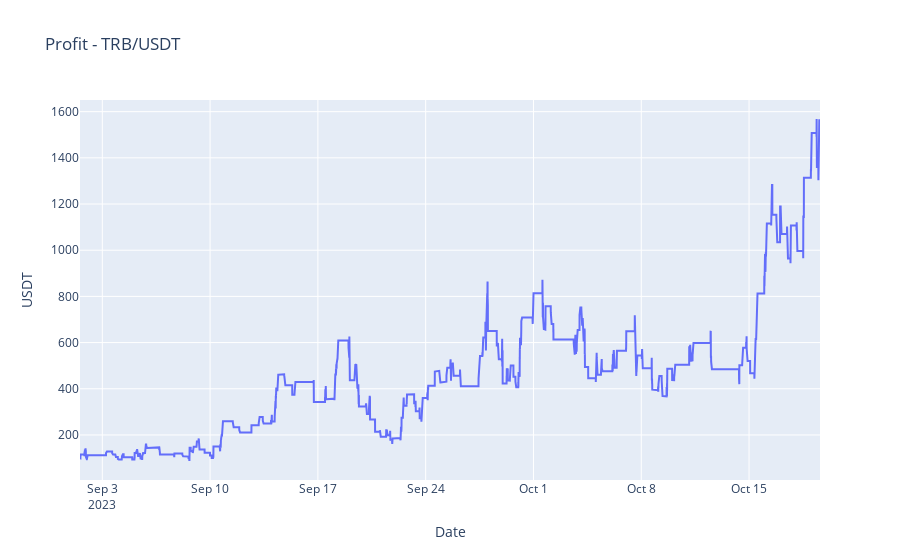

Write notebook code for a chart like this one.
### Code cell
import plotly.graph_objects as go

fig = go.Figure(data=[go.Scatter(x=stats['_equity_curve'].index, y=stats['_equity_curve']['Equity'])])
fig.update_layout(title='Profit - TRB/USDT', yaxis_title='USDT', xaxis_title='Date')
fig.show()

### Figure 1 — Plotly figure (JSON) as saved in the notebook; plotly's stock layout.template omitted (floating-point values rounded to 4 significant figures; data arrays with more than 128 entries replaced by an {"elided": "..."} marker saying what was removed)
{"data": [{"type": "scatter", "x": {"elided": "13841 str values"}, "y": {"elided": "13841 float values"}}], "layout": {"title": {"text": "Profit - TRB/USDT"}, "xaxis": {"title": {"text": "Date"}}, "yaxis": {"title": {"text": "USDT"}}}}
